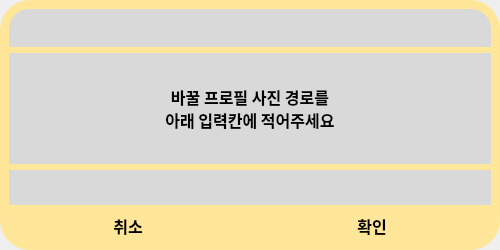
<?xml version="1.0" encoding="UTF-8"?>
<ui version="4.0">
 <class>mainFrame</class>
 <widget class="QWidget" name="mainFrame">
  <property name="geometry">
   <rect>
    <x>0</x>
    <y>0</y>
    <width>500</width>
    <height>250</height>
   </rect>
  </property>
  <property name="minimumSize">
   <size>
    <width>500</width>
    <height>250</height>
   </size>
  </property>
  <property name="windowTitle">
   <string>Form</string>
  </property>
  <layout class="QVBoxLayout" name="verticalLayout">
   <property name="spacing">
    <number>0</number>
   </property>
   <property name="leftMargin">
    <number>0</number>
   </property>
   <property name="topMargin">
    <number>0</number>
   </property>
   <property name="rightMargin">
    <number>0</number>
   </property>
   <property name="bottomMargin">
    <number>0</number>
   </property>
   <item>
    <widget class="QFrame" name="main">
     <property name="sizePolicy">
      <sizepolicy hsizetype="Preferred" vsizetype="Preferred">
       <horstretch>0</horstretch>
       <verstretch>0</verstretch>
      </sizepolicy>
     </property>
     <property name="minimumSize">
      <size>
       <width>100</width>
       <height>100</height>
      </size>
     </property>
     <property name="baseSize">
      <size>
       <width>0</width>
       <height>0</height>
      </size>
     </property>
     <property name="font">
      <font>
       <family>나눔고딕</family>
       <pointsize>12</pointsize>
       <weight>75</weight>
       <bold>true</bold>
      </font>
     </property>
     <property name="styleSheet">
      <string notr="true">background-color: rgb(255, 230, 153);
border-radius: 30px;</string>
     </property>
     <property name="frameShape">
      <enum>QFrame::StyledPanel</enum>
     </property>
     <property name="frameShadow">
      <enum>QFrame::Raised</enum>
     </property>
     <layout class="QGridLayout" name="gridLayout">
      <item row="5" column="0">
       <widget class="QPushButton" name="cancel">
        <property name="minimumSize">
         <size>
          <width>0</width>
          <height>30</height>
         </size>
        </property>
        <property name="font">
         <font>
          <family>나눔고딕</family>
          <pointsize>12</pointsize>
          <weight>75</weight>
          <bold>true</bold>
         </font>
        </property>
        <property name="styleSheet">
         <string notr="true">QPushButton{
background-color: rgb(255, 230, 153);
border-radius: 15px;
}
QPushButton:hover{
background-color: rgb(197, 197, 197);
border-radius: 15px;
}</string>
        </property>
        <property name="text">
         <string>취소</string>
        </property>
       </widget>
      </item>
      <item row="5" column="1">
       <widget class="QPushButton" name="confirm">
        <property name="minimumSize">
         <size>
          <width>0</width>
          <height>30</height>
         </size>
        </property>
        <property name="maximumSize">
         <size>
          <width>16777215</width>
          <height>30</height>
         </size>
        </property>
        <property name="font">
         <font>
          <family>나눔고딕</family>
          <pointsize>12</pointsize>
          <weight>75</weight>
          <bold>true</bold>
         </font>
        </property>
        <property name="styleSheet">
         <string notr="true">QPushButton{
background-color: rgb(255, 230, 153);
border-radius: 15px;
}
QPushButton:hover{
background-color: rgb(197, 197, 197);
border-radius: 15px;
}</string>
        </property>
        <property name="text">
         <string>확인</string>
        </property>
       </widget>
      </item>
      <item row="1" column="0" colspan="2">
       <widget class="QLabel" name="notifi">
        <property name="sizePolicy">
         <sizepolicy hsizetype="Preferred" vsizetype="Preferred">
          <horstretch>0</horstretch>
          <verstretch>0</verstretch>
         </sizepolicy>
        </property>
        <property name="minimumSize">
         <size>
          <width>0</width>
          <height>40</height>
         </size>
        </property>
        <property name="font">
         <font>
          <family>나눔고딕</family>
          <pointsize>12</pointsize>
          <weight>75</weight>
          <bold>true</bold>
         </font>
        </property>
        <property name="styleSheet">
         <string notr="true">background-color: rgb(217, 217, 217);
border-radius: 0px;</string>
        </property>
        <property name="text">
         <string>바꿀 프로필 사진 경로를
아래 입력칸에 적어주세요</string>
        </property>
        <property name="alignment">
         <set>Qt::AlignCenter</set>
        </property>
       </widget>
      </item>
      <item row="0" column="0" colspan="2">
       <widget class="QFrame" name="titleFrame">
        <property name="sizePolicy">
         <sizepolicy hsizetype="Preferred" vsizetype="Fixed">
          <horstretch>0</horstretch>
          <verstretch>0</verstretch>
         </sizepolicy>
        </property>
        <property name="styleSheet">
         <string notr="true">background-color: rgb(217, 217, 217);
border-bottom-right-radius: 0px;
border-bottom-left-radius: 0px;
border-top-right-radius: 20px;
border-top-left-radius: 20px;</string>
        </property>
        <property name="frameShape">
         <enum>QFrame::StyledPanel</enum>
        </property>
        <property name="frameShadow">
         <enum>QFrame::Raised</enum>
        </property>
        <layout class="QHBoxLayout" name="horizontalLayout_2">
         <item>
          <spacer name="sideSpacer">
           <property name="orientation">
            <enum>Qt::Horizontal</enum>
           </property>
           <property name="sizeType">
            <enum>QSizePolicy::Preferred</enum>
           </property>
           <property name="sizeHint" stdset="0">
            <size>
             <width>99999</width>
             <height>20</height>
            </size>
           </property>
          </spacer>
         </item>
         <item>
          <widget class="QPushButton" name="close">
           <property name="sizePolicy">
            <sizepolicy hsizetype="Preferred" vsizetype="Fixed">
             <horstretch>0</horstretch>
             <verstretch>0</verstretch>
            </sizepolicy>
           </property>
           <property name="minimumSize">
            <size>
             <width>20</width>
             <height>20</height>
            </size>
           </property>
           <property name="maximumSize">
            <size>
             <width>20</width>
             <height>20</height>
            </size>
           </property>
           <property name="styleSheet">
            <string notr="true">border-image: url(:/source/close.PNG)</string>
           </property>
           <property name="text">
            <string/>
           </property>
           <property name="icon">
            <iconset resource="../source/window.qrc">
             <normaloff>:/source/close.PNG</normaloff>:/source/close.PNG</iconset>
           </property>
          </widget>
         </item>
        </layout>
       </widget>
      </item>
      <item row="2" column="0" colspan="2">
       <widget class="QLineEdit" name="filePath">
        <property name="minimumSize">
         <size>
          <width>0</width>
          <height>35</height>
         </size>
        </property>
        <property name="maximumSize">
         <size>
          <width>16777215</width>
          <height>35</height>
         </size>
        </property>
        <property name="font">
         <font>
          <family>나눔고딕</family>
          <pointsize>12</pointsize>
          <weight>75</weight>
          <bold>true</bold>
         </font>
        </property>
        <property name="styleSheet">
         <string notr="true">background-color: rgb(217, 217, 217);
border-radius: 0px;</string>
        </property>
       </widget>
      </item>
     </layout>
    </widget>
   </item>
  </layout>
 </widget>
 <resources>
  <include location="../source/window.qrc"/>
 </resources>
 <connections/>
</ui>
